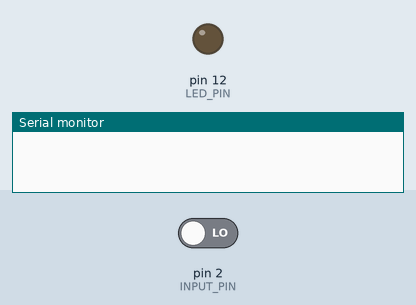
This sketch was run on a simulated Arduino Uno, built with avr-gcc and run on an emulated ATmega328P. Parts: output pins drawn as LEDs (lit = HIGH), the last lines printed to the serial monitor. Inputs (shaded band) come from the test bench; at power-on: pin 2 (INPUT_PIN) LOW.

Above: at 1.2 s.
1.3 s: pin 2 (INPUT_PIN) driven HIGH
At 2.3 s:
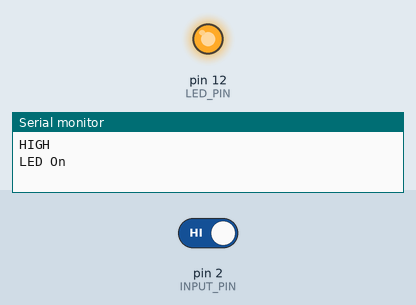
2.8 s: pin 2 (INPUT_PIN) driven LOW
At 3.4 s:
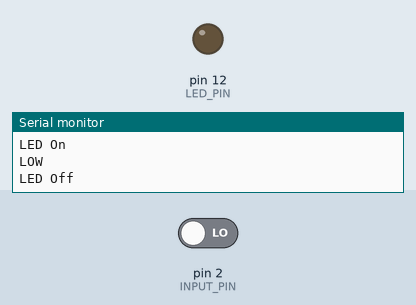
Timing chart, 0 to 5.8 s (numbered marks = the images above; inputs shaded):
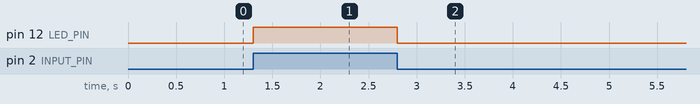

The sketch:

M1T2P.ino
```cpp
/*
*   M1T2P
*   Code fulfilling requirements for first two tasks, using a sensor to light up an LED and using interrupts to do it.
*   Will be submitted for M1T1P and M1T2P
*
*/

//Constants for Pins used in code.
const int INPUT_PIN = 2;
const int LED_PIN = 12;

void setup()
{
  Serial.begin(9600);

  //Sets Digital Pins 2 and 12 to act as inputs and outputs respectively, lighting up an attached LED when triggered
  pinMode(INPUT_PIN, INPUT);
  pinMode(LED_PIN, OUTPUT);

  //Interrupt for when input pin changes state
  attachInterrupt(digitalPinToInterrupt(INPUT_PIN), react, CHANGE);

  //Interrupt for when input pin is low
}

void loop()
{
}

//Function which occurs if a change in motion signal is detected.
void react()
{
  //Checks if digital pin is high, i.e motion detected
  if (digitalRead(INPUT_PIN))
  {
    //Writes high to serial monitor and turns LED on
    Serial.println("HIGH");
    digitalWrite(LED_PIN, HIGH);
    Serial.println("LED On");
  }

  //Checks if pin is low, i.e no motion detected
  else
  {
    //Writes high to serial monitor and turns LED on
    Serial.println("LOW");
    digitalWrite(LED_PIN, LOW);
    Serial.println("LED Off");
  }
}
```

Measured:
- after the input at 1.3 s, pin 12 (LED_PIN): LOW → HIGH at once
- after the input at 2.8 s, pin 12 (LED_PIN): HIGH → LOW at once
